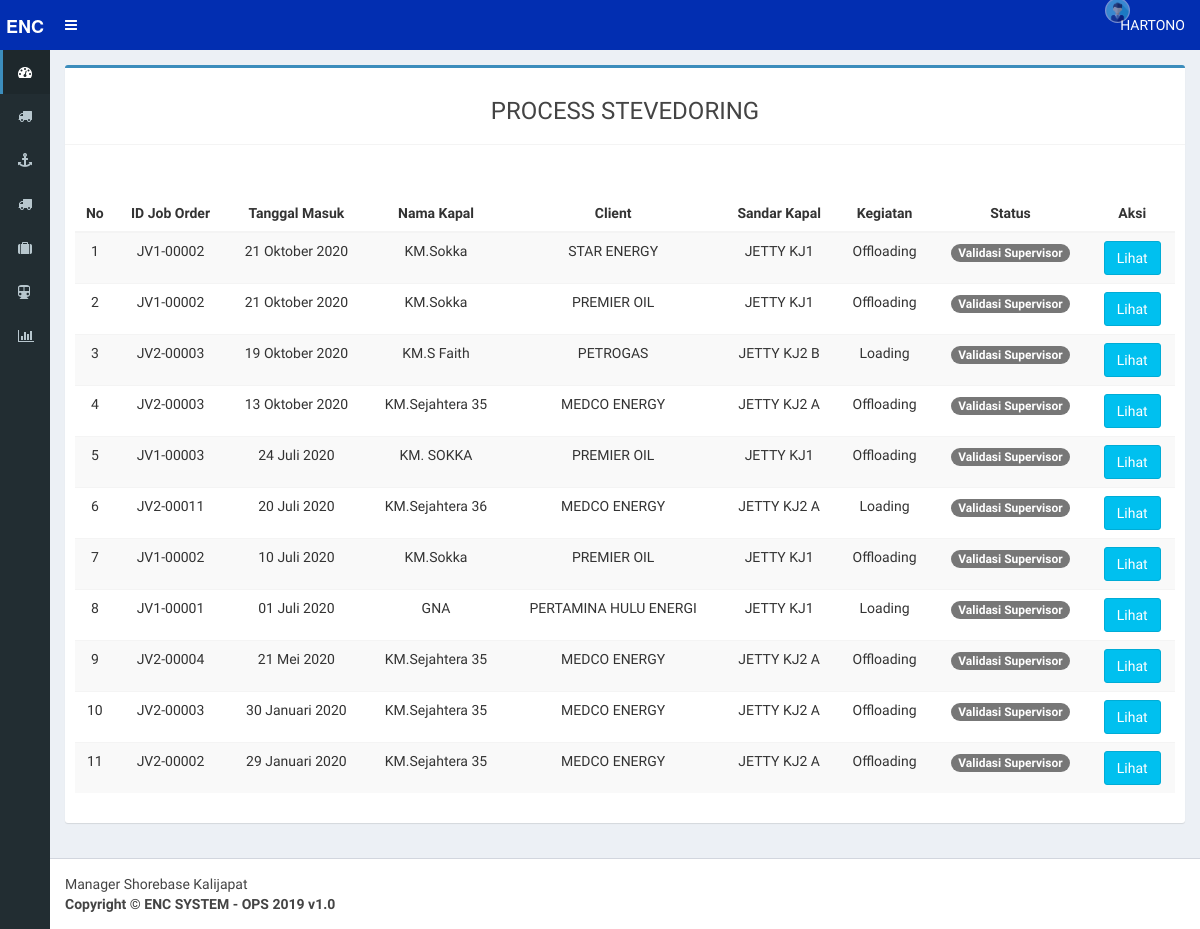
The app's page /manajer_shorebase/index.php?p=proses_jovessel (signed in) with its own data.
### tables this page shows
CREATE TABLE `user` (
  `id_user` int(11) NOT NULL AUTO_INCREMENT,
  `username` varchar(20) NOT NULL,
  `password` varchar(255) NOT NULL,
  `nama` varchar(40) NOT NULL,
  `email` varchar(30) NOT NULL,
  `level` enum('unit_pelayanan','admin_gudang','asisten_manajer','manajer_shorebase','admin_ar','mekanik','kasir','pemohon_kas','tax','supervisor','manager_keuangan','direktur') NOT NULL,
  `id_divisi` varchar(15) DEFAULT NULL,
  `manajer` varchar(50) NOT NULL,
  `asmen` varchar(50) DEFAULT NULL,
  `area` varchar(40) NOT NULL,
  PRIMARY KEY (`id_user`)
);

CREATE TABLE `job_order` (
  `id_joborder` varchar(15) NOT NULL,
  `kode_jovessel` varchar(15) DEFAULT NULL,
  `nm_kapal` varchar(20) NOT NULL,
  `agen_kapal` varchar(20) NOT NULL,
  `tgl_masuk` date NOT NULL,
  `jm_masuk` time NOT NULL,
  `tgl_keluar` date NOT NULL,
  `jm_keluar` time NOT NULL,
  `pelabuhan_asal` varchar(15) NOT NULL,
  `pelabuhan_tujuan` varchar(15) NOT NULL,
  `id_jenis` int(11) NOT NULL DEFAULT '1',
  `nm_kegiatan` varchar(50) DEFAULT NULL,
  `id_client` int(11) DEFAULT NULL,
  `document_perintah` varchar(30) NOT NULL,
  `no_wo` varchar(50) DEFAULT NULL,
  `booking_cargo` decimal(6,0) NOT NULL,
  `total_cargo` decimal(6,2) DEFAULT NULL,
  `sandar_kapal` varchar(20) NOT NULL,
  `doc_ptw` varchar(100) NOT NULL,
  `doc_pjsm` varchar(100) NOT NULL,
  `doc_lsap` varchar(100) NOT NULL,
  `alat_berat` varchar(30) NOT NULL,
  `alat_berat2` varchar(30) DEFAULT NULL,
  `alat_berat3` varchar(30) DEFAULT NULL,
  `alat_berat4` varchar(30) DEFAULT NULL,
  `alat_berat5` varchar(30) DEFAULT NULL,
  `alat_beratsewa` varchar(30) DEFAULT NULL,
  `area` varchar(20) NOT NULL,
  `progres_jo` decimal(6,2) NOT NULL,
  `mulai_kegiatan` datetime DEFAULT NULL,
  `finish_kegiatan` datetime DEFAULT NULL,
  `durasi` varchar(50) DEFAULT NULL,
  `status_jo` int(11) NOT NULL DEFAULT '2',
  `id_checker` int(15) DEFAULT NULL,
  `komentar` varchar(300) DEFAULT NULL,
  PRIMARY KEY (`id_joborder`),
  KEY `id_jenis` (`id_jenis`),
  KEY `id_client` (`id_client`),
  KEY `id_jenis_2` (`id_jenis`),
  KEY `id_client_2` (`id_client`),
  KEY `id_client_3` (`id_client`),
  KEY `id_client_4` (`id_client`),
  KEY `id_client_5` (`id_client`),
  KEY `id_client_6` (`id_client`),
  KEY `id_alatberat` (`alat_berat`),
  KEY `id_alatberat2` (`alat_berat2`),
  KEY `id_alatberat3` (`alat_berat3`),
  KEY `id_alatberat4` (`alat_berat4`),
  KEY `id_alatberat5` (`alat_berat5`),
  CONSTRAINT `job_order_ibfk_1` FOREIGN KEY (`id_jenis`) REFERENCES `jenis_kegiatan` (`id_jenis`) ON DELETE NO ACTION ON UPDATE CASCADE,
  CONSTRAINT `job_order_ibfk_2` FOREIGN KEY (`id_client`) REFERENCES `client` (`id_client`) ON DELETE NO ACTION ON UPDATE CASCADE
);

CREATE TABLE `client` (
  `id_client` int(15) NOT NULL AUTO_INCREMENT,
  `kd_client` varchar(10) DEFAULT NULL,
  `nm_client` varchar(50) NOT NULL,
  `nm_client2` varchar(50) DEFAULT NULL,
  `no_kontrak` varchar(50) DEFAULT NULL,
  `deskripsi_kontrak` text,
  `tgl_awal` datetime DEFAULT NULL,
  `tgl_akhir` datetime DEFAULT NULL,
  `logo_client` varchar(255) DEFAULT NULL,
  PRIMARY KEY (`id_client`)
);

### fungsi/fungsi.php (called while the page is built, shortened)
<?php
function tanggal_indo($tanggal)
{
    $bulan = array(
        1 => 'Januari',
        'Februari',
        'Maret',
        'April',
        'Mei',
        'Juni',
        'Juli',
        'Agustus',
        'September',
        'Oktober',
        'November',
        'Desember'
    );
    $split = explode('-', $tanggal);
    $tanggal_indo = $split[2] . ' ' . $bulan[(int)$split[1]] . ' ' . $split[0];
    return $tanggal_indo;
}

### manajer_shorebase/proses_jovessel.php (the view, shortened to what this page needs)
<?php
include "../fungsi/fungsi.php";
$query = mysqli_query($koneksi, "SELECT jo.tgl_masuk, jo.kode_jovessel, jo.id_joborder, jo.nm_kapal, c.nm_client , jo.sandar_kapal, jo.status_jo, jo.nm_kegiatan
                                                FROM job_order jo
                                                JOIN client c
                                                ON c.id_client = jo.id_client
                                                WHERE jo.status_jo>=2 AND jo.status_jo<=4
                                                ORDER BY jo.id_joborder DESC  ");
?>
<section class="content">
    <div class="row">
        <div class="col-sm-12">
            <div class="box box-primary">
                <div class="box-header with-border">
                    <h3 class="text-center">PROCESS STEVEDORING</h3>
                </div>
                <div class="box-body">
                    <div class="row">
                        <br><br>
                    </div>
                    <div class="table-responsive">
                        <table class="table text-center table table-striped table-hover" id=" ">
                            <thead>
                                <tr>
                                    <th>No</th>
                                    <th>ID Job Order</th>
                                    <th>Tanggal Masuk</th>
                                    <th>Nama Kapal</th>
                                    <th>Client</th>
                                    <th>Sandar Kapal</th>
                                    <th>Kegiatan</th>
                                    <th>Status</th>
                                    <th>Aksi</th>
                                </tr>
                            </thead>
                            <tbody>
                                <tr>
                                    <?php
                                    $no = 1;
                                    if (mysqli_num_rows($query)) {
                                        while ($row = mysqli_fetch_assoc($query)) :
                                    ?>
                                            <td> <?= $no; ?> </td>
                                            <td> <?= $row['kode_jovessel']; ?> </td>
                                            <td> <?= tanggal_indo($row['tgl_masuk']); ?> </td>
                                            <td> <?= $row['nm_kapal']; ?> </td>
                                            <td> <?= $row['nm_client']; ?> </td>
                                            <td> <?= $row['sandar_kapal']; ?> </td>
                                            <td> <?= $row['nm_kegiatan']; ?> </td>
                                            <td>
                                                <?php if ($row['status_jo'] == '4') { ?>
                                                    <span class="badge badge-pill badge-warning">Validasi Supervisor</span>
                                                <?php } ?>
                                            </td>
                                            <td>
                                                <a href="?p=proses_jovessel&aksi=edit&id=<?= $row['id_joborder']; ?>"><span data-placement='top' data-toggle='tooltip' title='Lihat'><button class="btn btn-info">Lihat</button></span></a>
                                            </td>
                                </tr>
                        <?php
                                            $no++;
                                        endwhile;
                                    } ?>
                            </tbody>
                        </table>
                    </div>
                </div>
            </div>
        </div>
    </div>
</section>

### manajer_shorebase/index.php (shortened to what this page needs)
<?php
include "../fungsi/koneksi.php";
$queryNama =  mysqli_query($koneksi, "SELECT nama  from user WHERE username  = '$_SESSION[username]'");
$rowNama = mysqli_fetch_assoc($queryNama);
$Nama = $rowNama['nama'];
?>
<!DOCTYPE html>
<html>
<head>
  <link rel="stylesheet" href="../assets/bootstrap/css/bootstrap.min.css">
  <link href="../assets/bootstrap/css/custom.css" rel="stylesheet">
  <link rel="stylesheet" href="../assets/fa/css/font-awesome.min.css">
  <link rel="stylesheet" href="../assets/dist/css/AdminLTE.min.css">
  <link rel="stylesheet" href="../assets/dist/css/skins/_all-skins.min.css">
  <link rel="stylesheet" href="../assets/plugins/iCheck/flat/blue.css">
  <link rel="stylesheet" href="../assets/plugins/morris/morris.css">
  <link rel="stylesheet" href="../assets/plugins/jvectormap/jquery-jvectormap-1.2.2.css">
  <link rel="stylesheet" href="../assets/plugins/datepicker/datepicker3.css">
  <link rel="stylesheet" href="../assets/plugins/daterangepicker/daterangepicker.css">
  <link rel="stylesheet" href="../assets/plugins/bootstrap-wysihtml5/bootstrap3-wysihtml5.min.css">
  <link rel="stylesheet" href="../assets/plugins/datatables/dataTables.bootstrap.css">
  <link href="https://cdn.jsdelivr.net/npm/select2@4.1.0-beta.1/dist/css/select2.min.css" rel="stylesheet" />
</head>
<body class="hold-transition skin-blue  sidebar-collapse sidebar-mini"">
<div class=" wrapper">
  <header class="main-header">
    <div class="logo">
      <span class="logo-mini"><b>ENC</b></span>
    </div>
    <nav class="navbar navbar-static-top" role="navigation">
      <a href="#" class="sidebar-toggle" data-toggle="offcanvas" role="button">
      </a>
      <div class="navbar-custom-menu">
        <ul class="nav navbar-nav">
          <li class="dropdown user user-menu">
            <a href="#" class="dropdown-toggle" data-toggle="dropdown">
              <img src="../gambar/avatar1.jpg" class="user-image" alt="User Image">
              <span class="hidden-xs"> <?php echo strtoupper($Nama); ?> </span>
            </a>
          </li>
        </ul>
      </div>
    </nav>
  </header>
  <aside class="main-sidebar">
    <section class="sidebar">
      <ul class="sidebar-menu">
        <li class="active treeview">
          <a href="index.php">
            <i class="fa fa-dashboard"></i> <span>Dashboard</span>
          </a>
        </li>
        <li class="treeview">
          <a href="#">
            <i class="fa fa-truck"></i>
          </a>
        </li>
        <li class="treeview">
          <a href="index.php?p=datapesanan">
            <i class="fa fa-anchor"></i>
          </a>
        </li>
        <li class="treeview">
          <a href="index.php?p=datapesanan">
            <i class="fa fa-truck"></i>
          </a>
        </li>
        <li class="treeview">
          <a href="index.php?p=datapesanan">
            <i class="fa fa-suitcase"></i>
          </a>
        </li>
        <li class="treeview">
          <a href="index.php?p=datapesanan">
            <i class="fa fa-subway"></i>
          </a>
        </li>
        <li class="treeview">
          <a href="index.php?p=datapesanan">
            <i class="fa fa-bar-chart"></i>
          </a>
        </li>
      </ul>
    </section>
  </aside>
  <div class="content-wrapper">
    <?php
    include "page.php";
    ?>
  </div>
  <footer class="main-footer">
    <marquee hspace="40" width="full-width">Manager Shorebase Kalijapat</marquee>
    <strong>Copyright &copy; ENC SYSTEM - OPS 2019 v1.0 </strong>
  </footer>
</body>
</html>

### records on screen
user: nama "HARTONO"
job_order: kode_jovessel "JV1-00002", tgl_masuk "21 Oktober 2020", nm_kapal "KM.Sokka", id_client.nm_client "STAR ENERGY", sandar_kapal "JETTY KJ1", nm_kegiatan "Offloading", status_jo "Validasi Supervisor"
job_order: kode_jovessel "JV1-00002", tgl_masuk "21 Oktober 2020", nm_kapal "KM.Sokka", id_client.nm_client "PREMIER OIL", sandar_kapal "JETTY KJ1", nm_kegiatan "Offloading", status_jo "Validasi Supervisor"
job_order: kode_jovessel "JV2-00003", tgl_masuk "19 Oktober 2020", nm_kapal "KM.S Faith", id_client.nm_client "PETROGAS", sandar_kapal "JETTY KJ2 B", nm_kegiatan "Loading", status_jo "Validasi Supervisor"
job_order: kode_jovessel "JV2-00003", tgl_masuk "13 Oktober 2020", nm_kapal "KM.Sejahtera 35", id_client.nm_client "MEDCO ENERGY", sandar_kapal "JETTY KJ2 A", nm_kegiatan "Offloading", status_jo "Validasi Supervisor"
job_order: kode_jovessel "JV1-00003", tgl_masuk "24 Juli 2020", nm_kapal "KM. SOKKA", id_client.nm_client "PREMIER OIL", sandar_kapal "JETTY KJ1", nm_kegiatan "Offloading", status_jo "Validasi Supervisor"
job_order: kode_jovessel "JV2-00011", tgl_masuk "20 Juli 2020", nm_kapal "KM.Sejahtera 36", id_client.nm_client "MEDCO ENERGY", sandar_kapal "JETTY KJ2 A", nm_kegiatan "Loading", status_jo "Validasi Supervisor"
job_order: kode_jovessel "JV1-00002", tgl_masuk "10 Juli 2020", nm_kapal "KM.Sokka", id_client.nm_client "PREMIER OIL", sandar_kapal "JETTY KJ1", nm_kegiatan "Offloading", status_jo "Validasi Supervisor"
job_order: kode_jovessel "JV1-00001", tgl_masuk "01 Juli 2020", nm_kapal "GNA", id_client.nm_client "PERTAMINA HULU ENERGI", sandar_kapal "JETTY KJ1", nm_kegiatan "Loading", status_jo "Validasi Supervisor"
job_order: kode_jovessel "JV2-00004", tgl_masuk "21 Mei 2020", nm_kapal "KM.Sejahtera 35", id_client.nm_client "MEDCO ENERGY", sandar_kapal "JETTY KJ2 A", nm_kegiatan "Offloading", status_jo "Validasi Supervisor"
job_order: kode_jovessel "JV2-00003", tgl_masuk "30 Januari 2020", nm_kapal "KM.Sejahtera 35", id_client.nm_client "MEDCO ENERGY", sandar_kapal "JETTY KJ2 A", nm_kegiatan "Offloading", status_jo "Validasi Supervisor"
job_order: kode_jovessel "JV2-00002", tgl_masuk "29 Januari 2020", nm_kapal "KM.Sejahtera 35", id_client.nm_client "MEDCO ENERGY", sandar_kapal "JETTY KJ2 A", nm_kegiatan "Offloading", status_jo "Validasi Supervisor"
